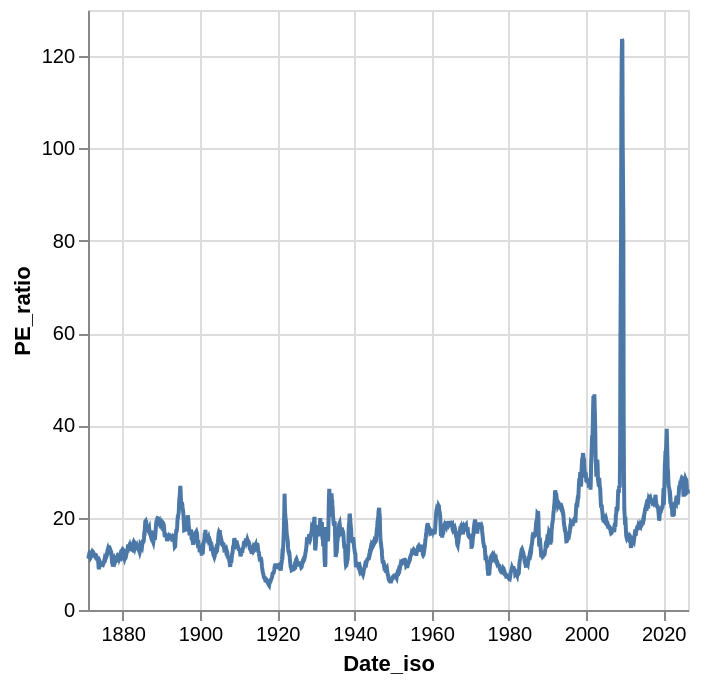

The code cell stored with this chart in its notebook:
### Markdown cell above
<br>
<br>

---

<br>

## 2. A first chart

An Altair chart has three parts, the same as Vega-Lite:

| Altair | Vega-Lite | Meaning |
|---|---|---|
| `alt.Chart(df)` | `"data"` | Which data |
| `.mark_line()` | `"mark": "line"` | What shape to draw |
| `.encode(x=..., y=...)` | `"encoding"` | Which columns go where |

The letter after the colon is the **type**: `:T` for time (temporal), `:Q` for numbers (quantitative), `:N` for text (nominal), `:O` for ordered text (ordinal).

### Code cell
chart = alt.Chart(df).mark_line().encode(
    x=alt.X('Date_iso:T'),
    y=alt.Y('PE_ratio:Q')
)

chart

### Figure 1 — Vega-Lite specification as saved in the notebook (floating-point values rounded to 4 significant figures; data arrays with more than 128 entries replaced by an {"elided": "..."} marker saying what was removed)
{"config": {"view": {"continuousWidth": 300, "continuousHeight": 300}}, "data": {"name": "data-557d6b3246ff24b308a4b7417331f4f4"}, "mark": {"type": "line"}, "encoding": {"x": {"field": "Date_iso", "type": "temporal"}, "y": {"field": "PE_ratio", "type": "quantitative"}}, "$schema": "https://vega.github.io/schema/vega-lite/v5.20.1.json", "datasets": {"data-557d6b3246ff24b308a4b7417331f4f4": {"elided": "1866 records"}}}
